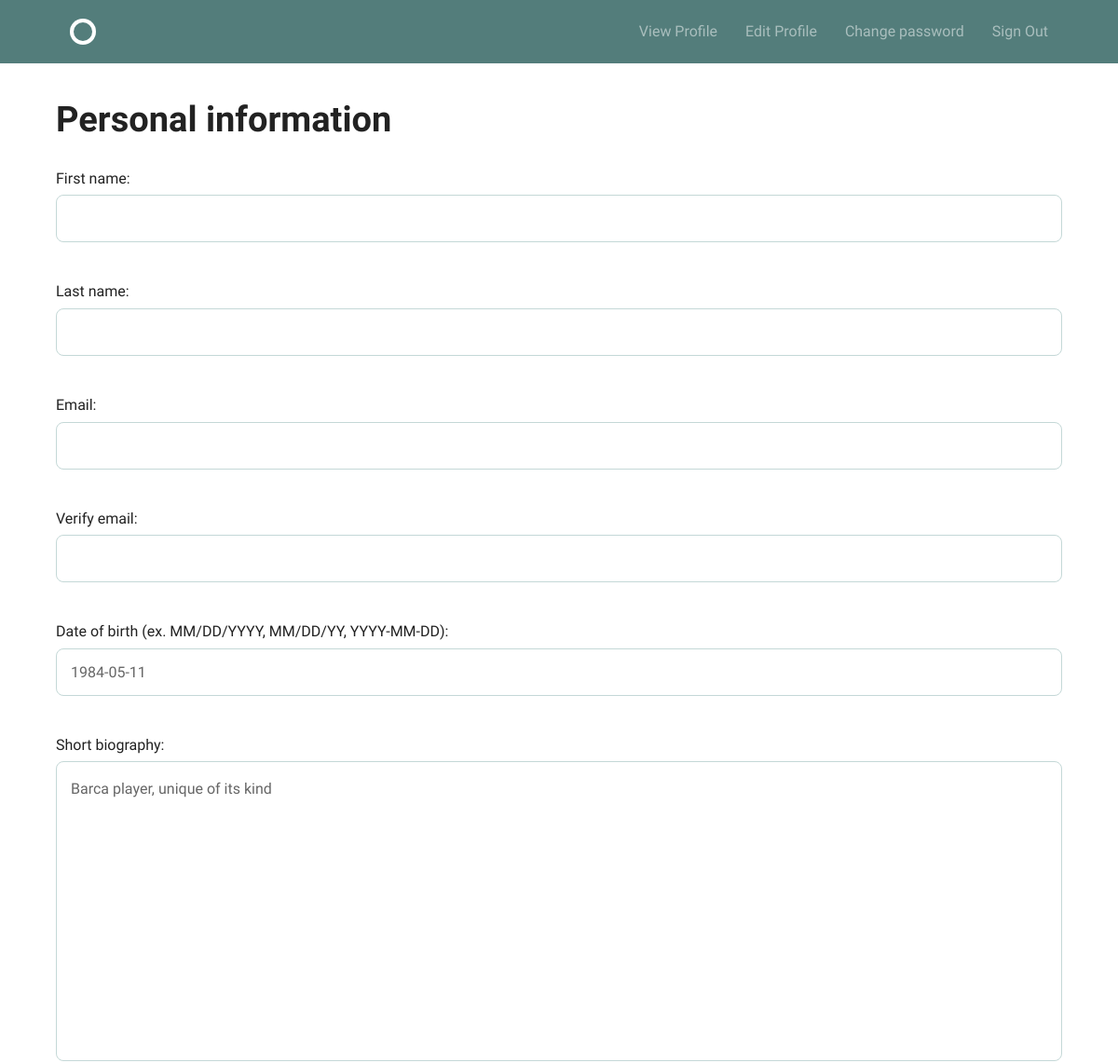
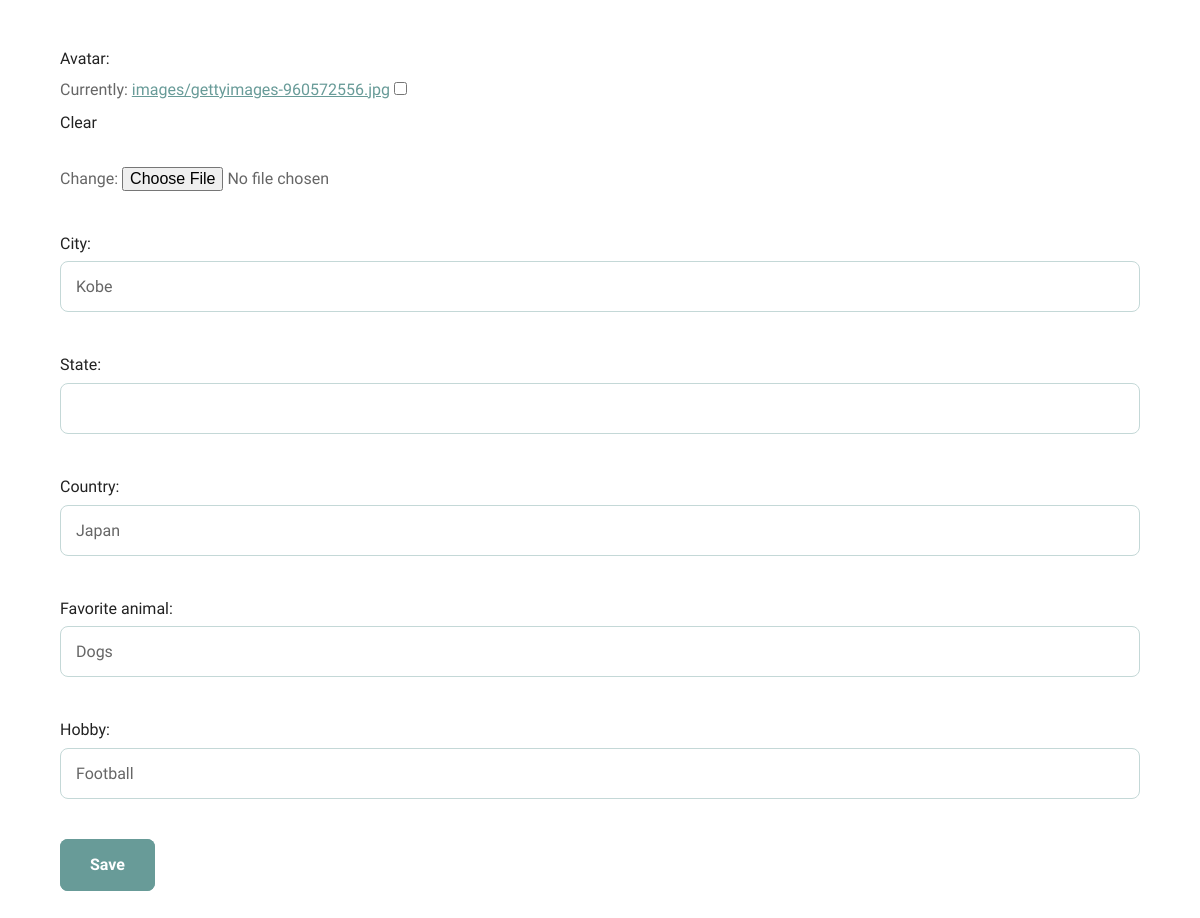
The app's page /accounts/profile/edit/ (signed in), older data (2 pictures, top to bottom).
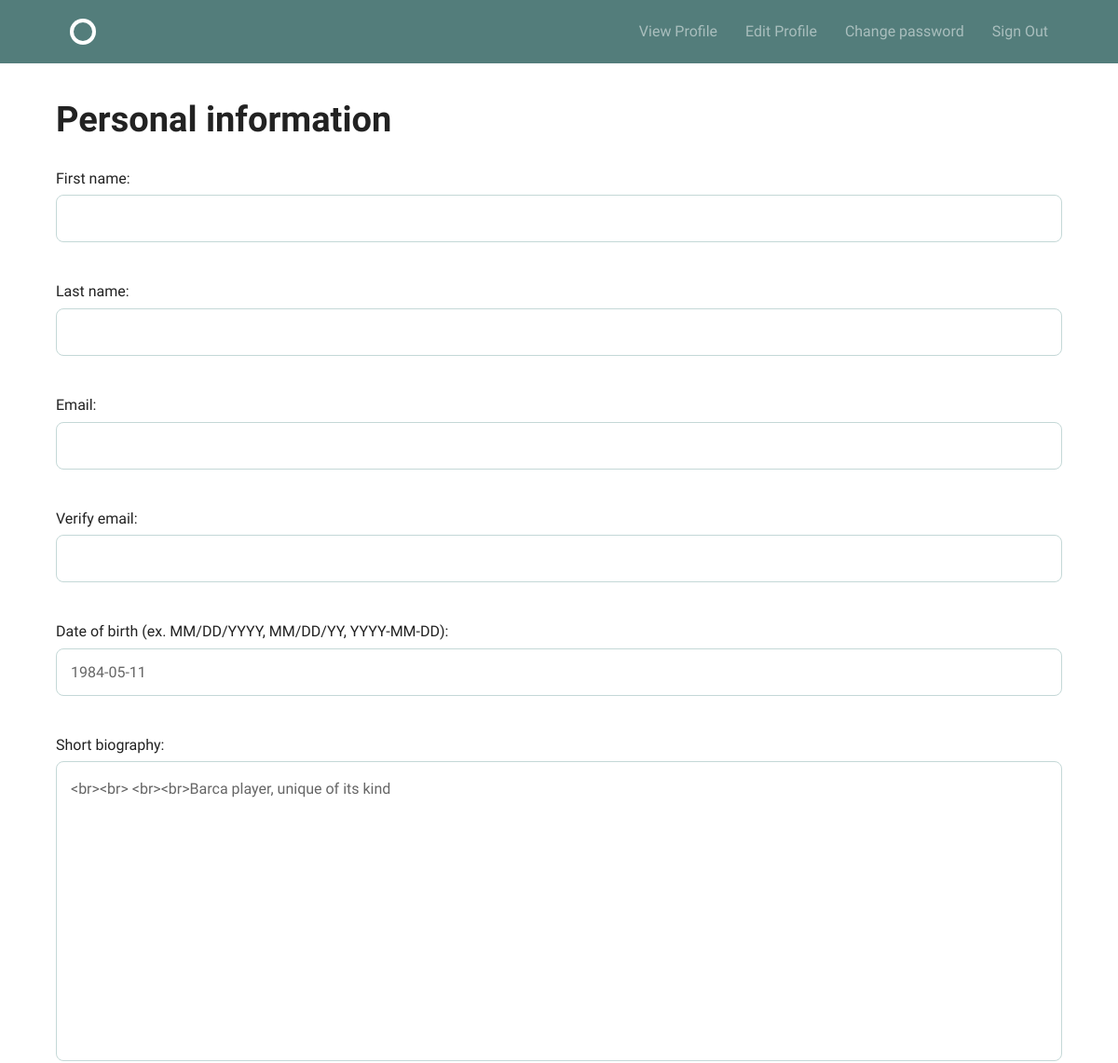
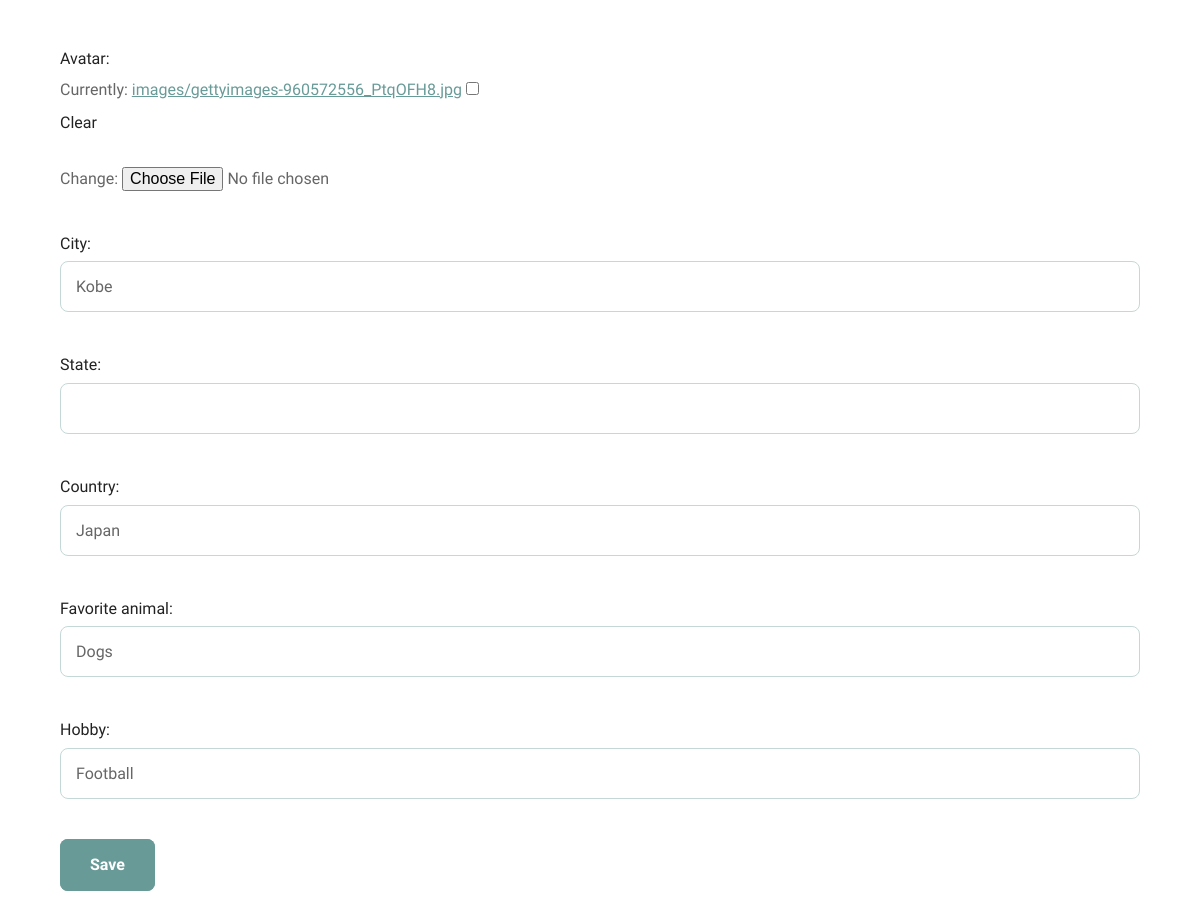
The same page, newer data (2 pictures, top to bottom).
### accounts/models.py (models this page shows)
class Profile(models.Model):
    username = models.OneToOneField(User,on_delete=models.CASCADE)
    first_name = models.CharField(max_length=255, blank=True)
    last_name = models.CharField(max_length=255, blank=True)
    email = models.EmailField(null=True,blank=True,unique=True)
    date_birth = models.DateField(null=True,blank=True)
    avatar = models.ImageField(
                               upload_to='images/',
                               null=True,
                               blank=True
                               )
    bio = models.TextField(max_length=255, blank=True)
    city = models.CharField(max_length=255, blank=True)
    state = models.CharField(max_length=255, blank=True)
    country = models.CharField(max_length=255, blank=True)
    fav_animal = models.CharField(max_length=255, blank=True)
    hobby = models.CharField(max_length=255, blank=True)

### accounts/views.py (the view)
# urls.py: url(r'profile/edit/$', views.profile_edit, name='profile_edit'),
@login_required
@transaction.atomic
def profile_edit(request):
    if request.method == 'POST':
        profile_form = forms.ProfileForm(
                                        request.POST,
                                        request.FILES,
                                        instance=request.user.profile
                                        )
        if profile_form.is_valid():
            profile_form.save()
            messages.success(request,'Profile was successfully updated!')
            return redirect('accounts:profile')
    else:
        profile_form = forms.ProfileForm(instance=request.user.profile)
    return render(request, 'accounts/profile_edit.html', {
        'profile_form': profile_form
        })

### accounts/forms.py (shortened to what this page needs)
class ProfileForm(forms.ModelForm):
    confirm_email = forms.EmailField(label='Verify email')
    date_birth = forms.DateField(
        input_formats=['%m/%d/%Y', '%m/%d/%y', '%Y-%m-%d',],
        label='Date of birth (ex. MM/DD/YYYY, MM/DD/YY, YYYY-MM-DD)')
    class Meta:
        model = models.Profile
        fields = (
            'first_name',
            'last_name',
            'email',
            'confirm_email',
            'date_birth',
            'bio',
            'avatar',
            'city',
            'state',
            'country',
            'fav_animal',
            'hobby',
            )
        labels = {
            'bio': 'Short biography',
            'fav_animal': 'Favorite animal',
            }

### accounts/templates/accounts/profile_edit.html (shortened to what this page needs)
{% extends 'layout.html' %}
{% block body %}
    <div class="row columns">
        <h1>Personal information</h1>
        <form method="POST" enctype="multipart/form-data" action="">
            <section>
              {{ profile_form.as_p }}
            </section>
            <input type="submit" class="button-primary" value="Save">
        </form>
    </div>
{% endblock %}

Row changes from the older to the newer data that the page shows:
changed Profile "Kobe": bio "Barca player, unique of its kind" → "<br><br> <br><br>Barca player, unique of its kind"
Text that changed along with them:
text no longer shown: "First name: Last name: Email: Verify email: Date of birth (ex. MM/DD/YYYY, MM/DD/YY, YYYY-MM-DD): Short biography: Avatar: Currently: images/gettyimages-960572556.jpg Clear Change: City: State: Country: Favorite animal: Hobby:"
text now shown: "First name: Last name: Email: Verify email: Date of birth (ex. MM/DD/YYYY, MM/DD/YY, YYYY-MM-DD): Short biography: Avatar: Currently: images/gettyimages-960572556_PtqOFH8.jpg Clear Change: City: State: Country: Favorite animal: Hobby:"
